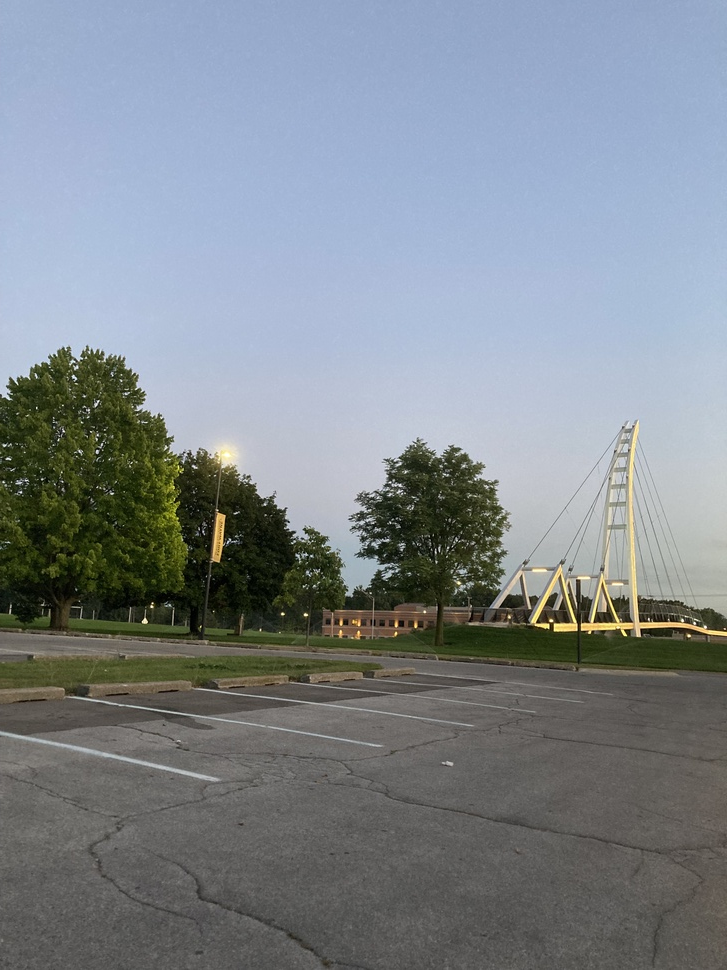
#> input picture Images/image1.jpg, 727 x 970 px, shrunk from 3024 x 4032 before the run, found by its file name
$ jupyter execute img_stitch_alpha.ipynb
#> lines starting #> are read from the running program, lines starting #| are printed output that depends on the picture
[cell 1]
import sys
import cv2
import numpy as np
from scipy.sparse import diags
from scipy.sparse.linalg import spsolve
from scipy.sparse import csr_matrix
from google.colab.patches import cv2_imshow

[cell 2]
# Load our images
image1 = cv2.imread("image1.jpg")
#> image1 is the input picture: shape (970, 727, 3); mean B, G, R 141.6, 135.2, 127.7
image2 = cv2.imread("image2.jpg")
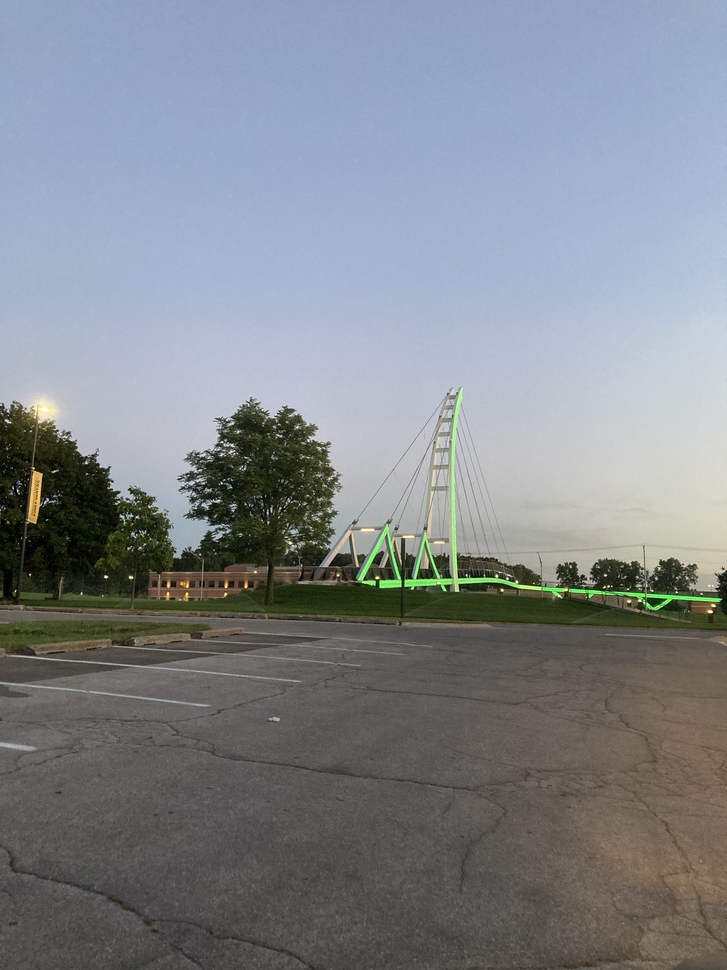
#> input picture Images/image2.jpg, 727 x 970 px, shrunk from 3024 x 4032 before the run, found by its file name
#> image2 is the input picture: shape (970, 727, 3); mean B, G, R 140.8, 134.4, 129.3
image3 = cv2.imread("image3.jpg")
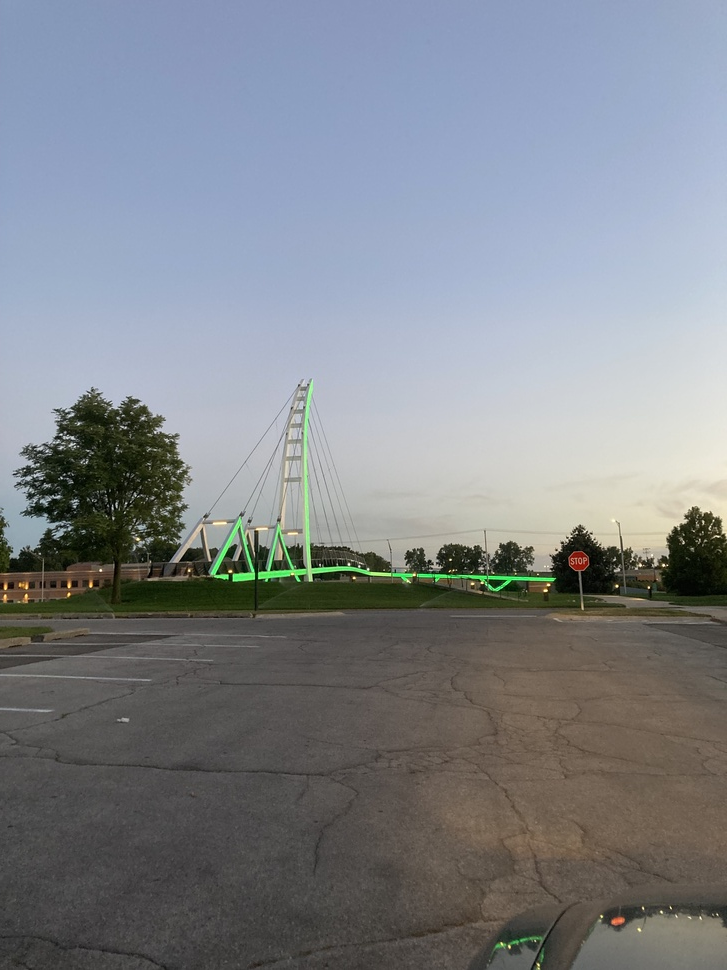
#> input picture Images/image3.jpg, 727 x 970 px, shrunk from 3024 x 4032 before the run, found by its file name
#> image3 is the input picture: shape (970, 727, 3); mean B, G, R 138.6, 132.7, 128.2
image4 = cv2.imread("image4.jpg")
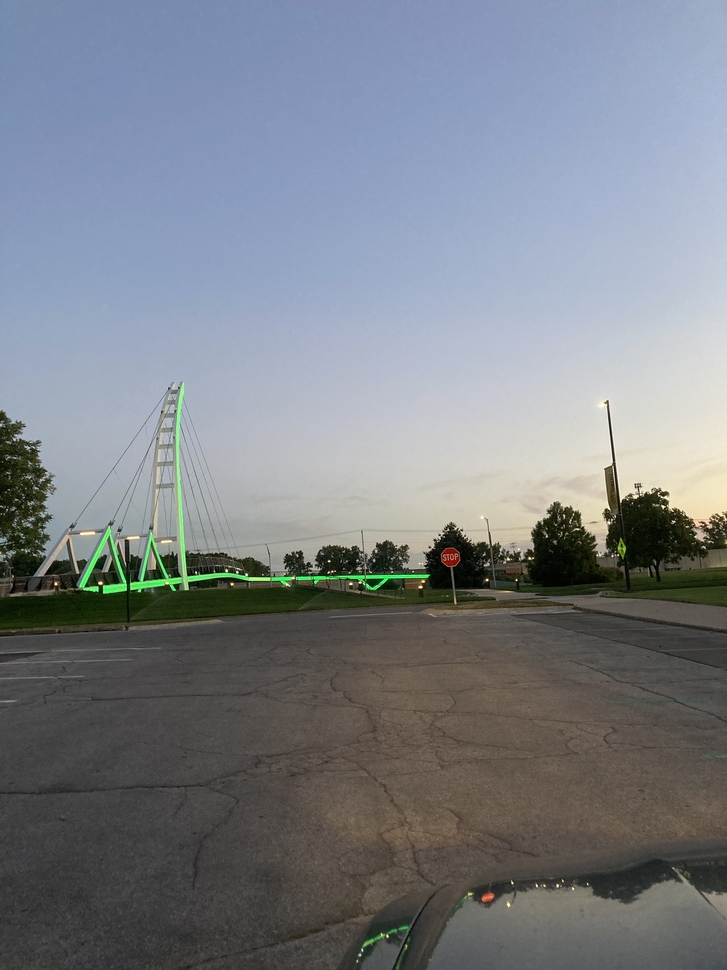
#> input picture Images/image4.jpg, 727 x 970 px, shrunk from 3024 x 4032 before the run, found by its file name
#> image4 is the input picture: shape (970, 727, 3); mean B, G, R 135.2, 128.3, 123.3

images = [image1, image2, image3, image4]

result = images[0]

# Convert images to grayscale
gray_images = [cv2.cvtColor(image, cv2.COLOR_BGR2GRAY) for image in images]
#> gray_images = 4 items
for i in range(len(gray_images)):
    cv2_imshow(gray_images[i])
#> this loop made 4 passes
#> pass 2, `cv2_imshow(gray_images[i])`:
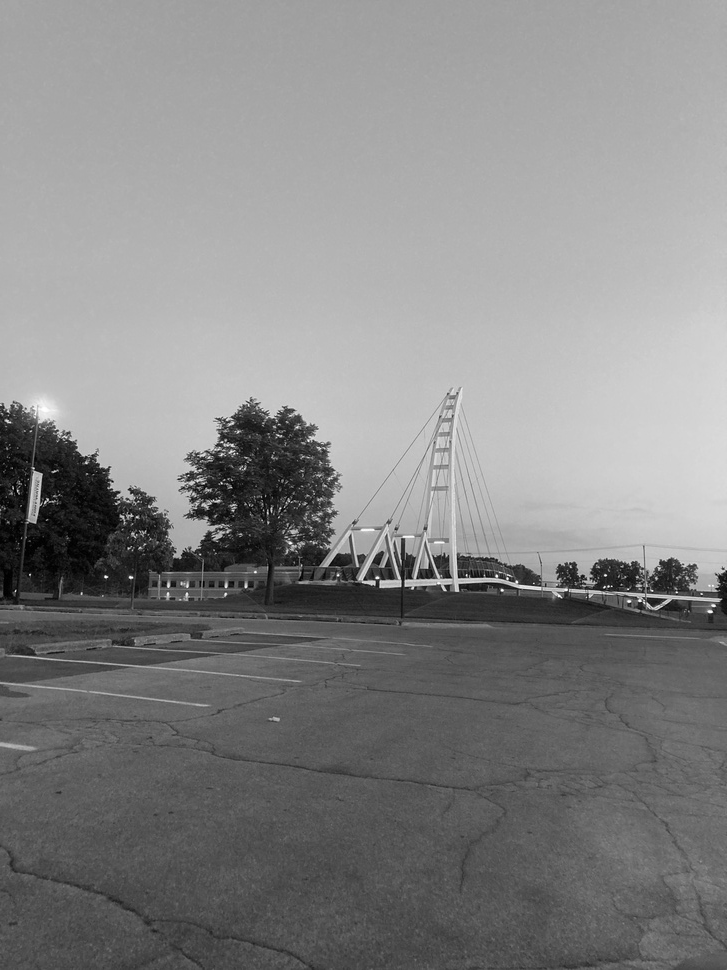
#> shown: shape (970, 727); min 0, max 254, mean 133.6

[cell 3]
#Using ORB detector
orb = cv2.ORB_create()

# Find keypoints and descriptors for each image
keypoints1, descriptors1 = orb.detectAndCompute(image1, None)
#> keypoints1 = 500 keypoints; strongest (x, y, size): (144, 622, 31), (145, 619, 31), (144, 619, 37.2), (554, 626, 44.6)
keypoints2, descriptors2 = orb.detectAndCompute(image2, None)
#> keypoints2 = 500 keypoints; strongest (x, y, size): (105, 577, 31), (130, 577, 31), (377, 577, 31), (496, 575, 31)
keypoints3, descriptors3 = orb.detectAndCompute(image3, None)
#> keypoints3 = 500 keypoints; strongest (x, y, size): (230, 571, 31), (349, 564, 31), (616, 586, 31), (546, 590, 31)
keypoints4, descriptors4 = orb.detectAndCompute(image4, None)
#> keypoints4 = 500 keypoints; strongest (x, y, size): (100, 583, 31), (226, 570, 31), (663, 506, 31), (237, 572, 31)

# Draw keypoints on images
image1_with_keypoints = cv2.drawKeypoints(image1, keypoints1, None, color=(0, 255, 0), flags=cv2.DrawMatchesFlags_DRAW_RICH_KEYPOINTS)
image2_with_keypoints = cv2.drawKeypoints(image2, keypoints2, None, color=(0, 255, 0), flags=cv2.DrawMatchesFlags_DRAW_RICH_KEYPOINTS)
image3_with_keypoints = cv2.drawKeypoints(image3, keypoints3, None, color=(0, 255, 0), flags=cv2.DrawMatchesFlags_DRAW_RICH_KEYPOINTS)
image4_with_keypoints = cv2.drawKeypoints(image4, keypoints4, None, color=(0, 255, 0), flags=cv2.DrawMatchesFlags_DRAW_RICH_KEYPOINTS)
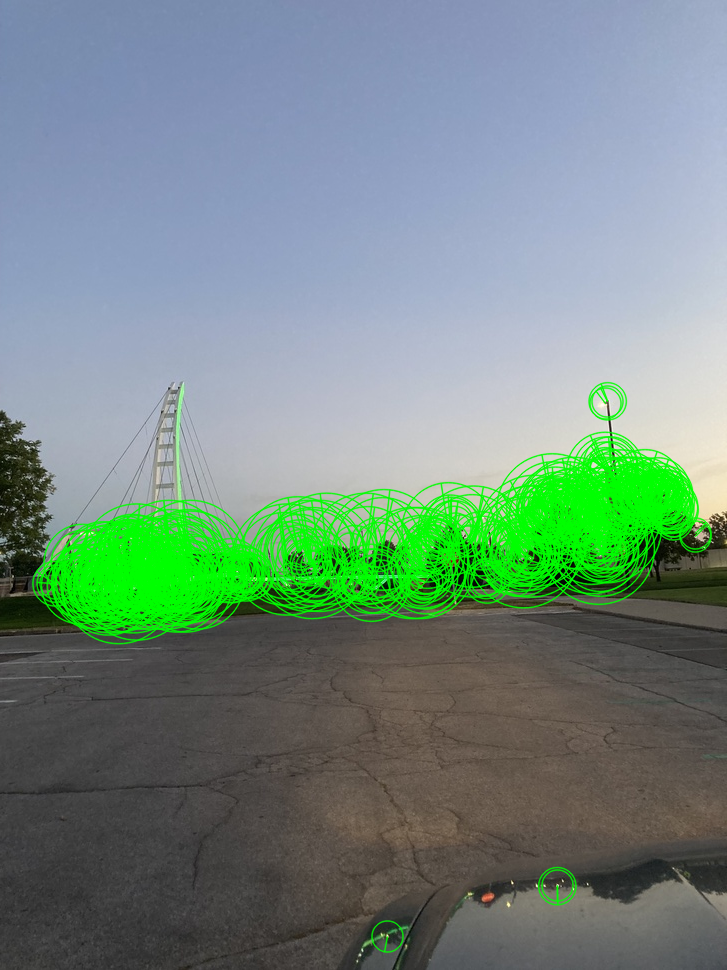
#> image4_with_keypoints: shape (970, 727, 3); mean B, G, R 127.7, 139.6, 114.7

# Display images with keypoints
cv2_imshow(image1_with_keypoints)
cv2_imshow(image2_with_keypoints)
cv2_imshow(image3_with_keypoints)
cv2_imshow(image4_with_keypoints)

[cell 4]
# Create a BFMatcher (BruteForce) object
bf = cv2.BFMatcher(cv2.NORM_HAMMING, crossCheck=True)

# Match descriptors using knn
matches12 = bf.match(descriptors1, descriptors2)
#> matches12 = 264 matches
matches23 = bf.match(descriptors2, descriptors3)
#> matches23 = 266 matches
matches34 = bf.match(descriptors3, descriptors4)
#> matches34 = 257 matches

# Sort the matches based on distance
matches12 = sorted(matches12, key=lambda x: x.distance)
matches23 = sorted(matches23, key=lambda x: x.distance)
matches34 = sorted(matches34, key=lambda x: x.distance)

# Take top 50 matches
good_matches12 = matches12[:50]
#> good_matches12 = 50 matches
good_matches23 = matches23[:50]
#> good_matches23 = 50 matches
good_matches34 = matches34[:50]
#> good_matches34 = 50 matches

[cell 5]
# Extract matched keypoints
src_pts = np.float32([keypoints1[m.queryIdx].pt for m in good_matches12]).reshape(-1, 1, 2)
#> src_pts = 50 rows, first 8: [381.5, 561.9], [375.3, 557.8], [347.6, 591.2], [532.2, 620.4], [381.6, 563], [385.7, 574.8], [400.3, 462.2], [376.2, 576.3]
dst_pts = np.float32([keypoints2[m.trainIdx].pt for m in good_matches12]).reshape(-1, 1, 2)
#> dst_pts = 50 rows, first 8: [211.5, 522.5], [205.3, 518.4], [175.6, 551.8], [359.4, 577.2], [211.7, 524.2], [216.5, 535], [231.8, 421.9], [206, 537.5]
H12, _ = cv2.findHomography(src_pts, dst_pts, cv2.RANSAC, 5.0)
#> H12 = [[1.31, 0.00919, -254], [0.183, 1.25, -151.3], [0.000359, 0.0001, 1]]

src_pts = np.float32([keypoints2[m.queryIdx].pt for m in good_matches23]).reshape(-1, 1, 2)
#> src_pts = 50 rows, first 8: [289.4, 542.9], [592.7, 582.3], [440.7, 559], [459.4, 576], [359.4, 577.2], [557.8, 568.2], [412.1, 580.5], [403.2, 540]
dst_pts = np.float32([keypoints3[m.trainIdx].pt for m in good_matches23]).reshape(-1, 1, 2)
#> dst_pts = 50 rows, first 8: [136.8, 538.6], [438.9, 566.8], [293.8, 548.2], [312.5, 565.9], [210.8, 572], [406.4, 553.7], [265.2, 573.3], [256.3, 532.8]
H23, _ = cv2.findHomography(src_pts, dst_pts, cv2.RANSAC, 5.0)
#> H23 = [[1.11, -0.0358, -169.5], [0.142, 0.915, -9.49], [0.000334, -0.000215, 1]]

src_pts = np.float32([keypoints3[m.queryIdx].pt for m in good_matches34]).reshape(-1, 1, 2)
#> src_pts = 50 rows, first 8: [313.1, 564], [553, 557.3], [552.4, 557.4], [544.6, 566.1], [546.4, 564.4], [438.9, 566.8], [577.3, 530], [430, 551.8]
dst_pts = np.float32([keypoints4[m.trainIdx].pt for m in good_matches34]).reshape(-1, 1, 2)
#> dst_pts = 50 rows, first 8: [188.7, 572.3], [426.2, 554.4], [425.5, 554.9], [419.2, 562.6], [421, 561.4], [318, 568.5], [450, 526.7], [308.2, 555.4]
H34, _ = cv2.findHomography(src_pts, dst_pts, cv2.RANSAC, 5.0)
#> H34 = [[1.2, 0.0419, -191.4], [0.0878, 1.17, -51.58], [0.000246, 5.32e-05, 1]]

[cell 6]
# Warp images
panorama = cv2.warpPerspective(image1, H12, (image1.shape[1] + image2.shape[1], image1.shape[0]))
panorama[0:image2.shape[0], 0:image2.shape[1]] = image2

temp = cv2.warpPerspective(image3, H23, (image3.shape[1] + image4.shape[1], image3.shape[0]))
temp[0:image4.shape[0], 0:image4.shape[1]] = image4
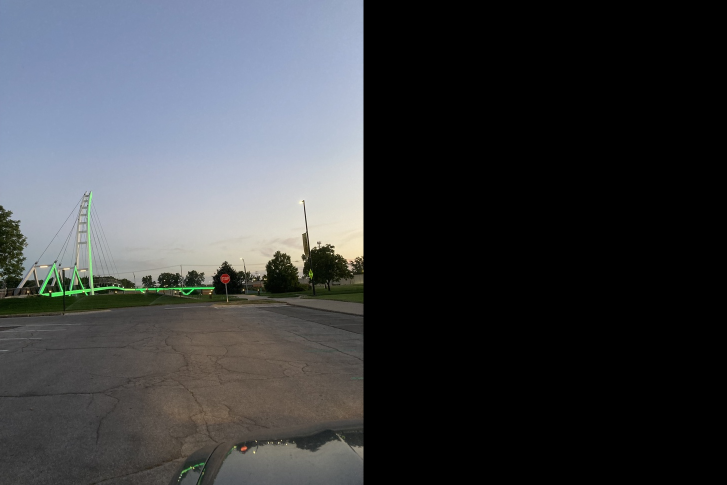
#> temp: shape (970, 1454, 3) (shown at 1/2 size); mean B, G, R 67.6, 64.2, 61.6

final_panorama = cv2.warpPerspective(panorama, H34, (panorama.shape[1] + temp.shape[1], panorama.shape[0]))
final_panorama[0:temp.shape[0], 0:temp.shape[1]] = temp

# Blend images using alpha blending
alpha = 0.5  # You can adjust the alpha value for different blending effects

# Blend image1 and image2
blended_1_2 = cv2.addWeighted(image1, 1 - alpha, image2, alpha, 0)

# Blend blended_1_2 and image3
blended_1_2_3 = cv2.addWeighted(blended_1_2, 1 - alpha, image3, alpha, 0)

# Blend blended_1_2_3 and image4
final_panorama = cv2.addWeighted(blended_1_2_3, 1 - alpha, image4, alpha, 0)
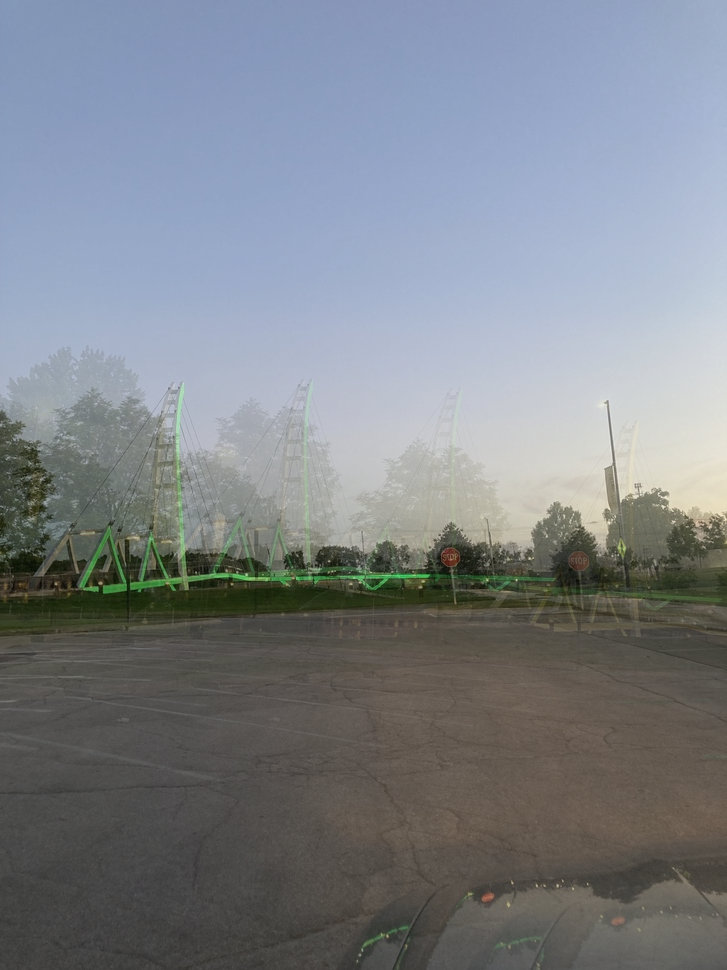
#> final_panorama: shape (970, 727, 3); mean B, G, R 137.5, 131, 125.8

# Display the stitched image with alpha blending
cv2_imshow(final_panorama)
cv2.waitKey(0)
cv2.destroyAllWindows()
